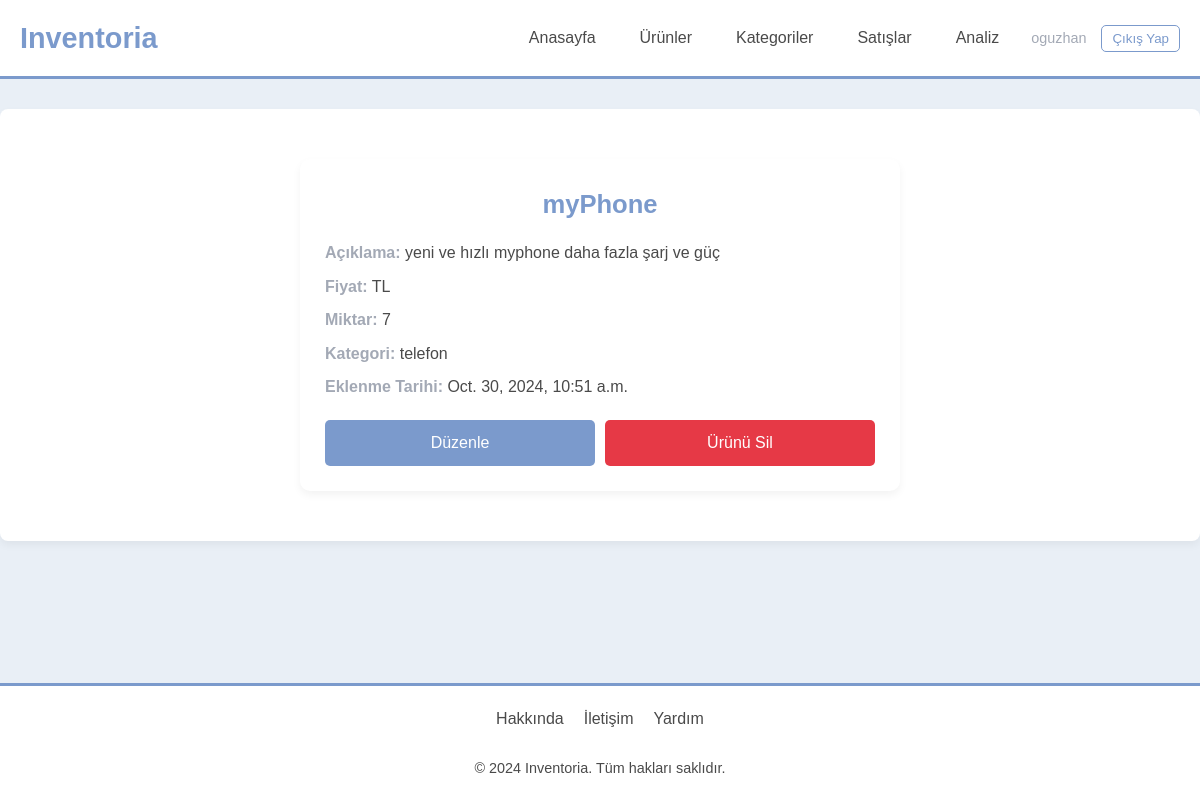
/product/detail/1/ (signed in), run on an earlier commit of the app's database.
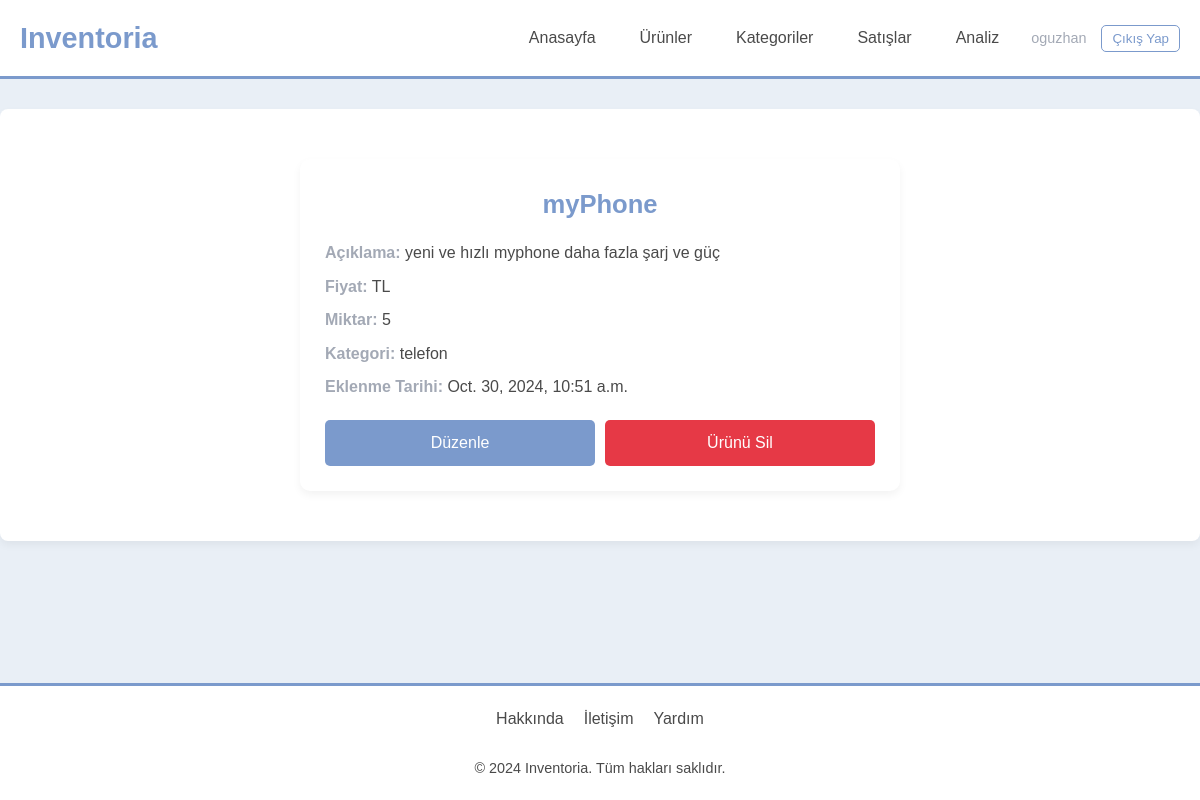
And on a later commit of the database.
### inventory/models.py (models this page shows, shortened)
class Product(models.Model):
    owner = models.ForeignKey(
        User,
        on_delete=models.CASCADE,
        help_text="Product owner."
    )
    name = models.CharField(
        max_length=100,
        help_text="Product name."
    )
    description = models.TextField(
        help_text="Detailed product description."
    )
    cost_price = models.DecimalField(
        max_digits=10,
        decimal_places=2,
        help_text="Product cost price."
    )
    sale_price = models.DecimalField(
        max_digits=10,
        decimal_places=2,
        help_text="Product sale price."
    )
    quantity = models.PositiveIntegerField(
        default=0,
        help_text="Quantity available in stock."
    )
    category = models.ForeignKey(
        Category,
        on_delete=models.CASCADE,
        help_text="Product category."
    )
    is_active = models.BooleanField(
        default=True
    )
    created_at = models.DateTimeField(
        auto_now_add=True,
        help_text="Creation timestamp."
    )
    updated_at = models.DateTimeField(
        auto_now=True,
        help_text="Last update timestamp."
    )
    deleted_at = models.DateTimeField(
        null=True,
        blank=True,
        help_text="Timestamp when the product was deleted, if applicable."
    )

### category/models.py (models this page shows)
class Category(models.Model):
    name = models.CharField(max_length=100)
    description = models.TextField(blank=True, null=True)
    def __str__(self):
        return self.name

### inventory/views.py (the view)
# urls.py: path('product/detail/<int:id>/', views.view_product, name='view_product'),
@login_required
def view_product(request, id):
    product = Product.objects.get(id=id)
    return render(request, 'view_product.html', {'product': product})

### inventory/templates/view_product.html (shortened to what this page needs)
{% extends 'base.html' %}
{% load static %}
{% block custom_css %}
<link rel="stylesheet" href="{% static 'css/inventory/product_detail.css' %}">
{% endblock custom_css %}
{% block content %}
<div class="product-details">
    <h3>{{ product.name }}</h3>
    <p><strong>Açıklama:</strong> {{ product.description }}</p>
    <p><strong>Fiyat:</strong> {{ product.price }} TL</p>
    <p><strong>Miktar:</strong> {{ product.quantity }}</p>
    <p><strong>Kategori:</strong> {{ product.category }}</p>
    <p><strong>Eklenme Tarihi:</strong> {{ product.created_at }}</p>
    <div class="button-group">
        <a href="{% url 'inventory:edit_product' product.id %}" class="btn btn-warning">Düzenle</a>
        <form method="post" action="{% url 'inventory:delete_product' product.id %}" class="product-view">
            <button type="submit" class="btn btn-danger">Ürünü Sil</button>
        </form>
    </div>
</div>
{% endblock %}

What changed in the data, as far as the page shows it:
changed Product "myPhone": quantity "7" → "5"
